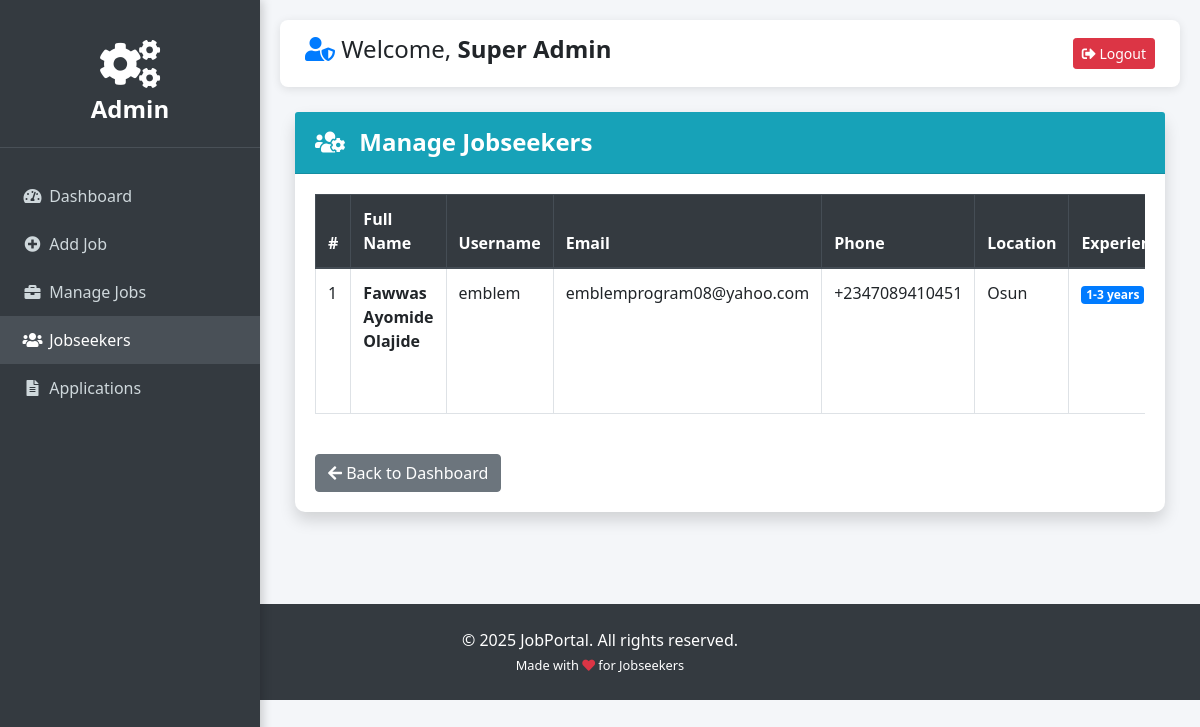
The page /admin/manage-users.php (signed in) on the database its author committed.
### tables this page shows
CREATE TABLE IF NOT EXISTS `users` (
  `id` int NOT NULL AUTO_INCREMENT,
  `fullname` varchar(100) DEFAULT NULL,
  `username` varchar(50) NOT NULL,
  `email` varchar(100) NOT NULL,
  `phone` varchar(20) DEFAULT NULL,
  `location` varchar(100) DEFAULT NULL,
  `experience` varchar(50) DEFAULT NULL,
  `education` varchar(100) DEFAULT NULL,
  `skills` text,
  `password` varchar(255) NOT NULL,
  `role` enum('user','admin') DEFAULT 'user',
  `created_at` timestamp NULL DEFAULT CURRENT_TIMESTAMP,
  PRIMARY KEY (`id`),
  UNIQUE KEY `username` (`username`),
  UNIQUE KEY `email` (`email`)
);

### admin/manage-users.php (the view, shortened to what this page needs)
<?php include '../includes/admin-navbar.php'; ?>
<div class="card shadow mb-4">
    <div class="card-header py-3 bg-info text-white">
        <h4 class="m-0 font-weight-bold">
            <i class="fas fa-users-cog mr-2"></i> Manage Jobseekers
        </h4>
    </div>
    <div class="card-body">
        <div class="table-responsive">
            <table class="table table-bordered table-hover" id="usersTable">
                <thead class="thead-dark">
                    <tr>
                        <th>#</th>
                        <th>Full Name</th>
                        <th>Username</th>
                        <th>Email</th>
                        <th>Phone</th>
                        <th>Location</th>
                        <th>Experience</th>
                    </tr>
                </thead>
                <tbody>
                    <?php
                    $result = $conn->query("SELECT * FROM users WHERE role = 'user' ORDER BY created_at DESC");
                    if ($result->num_rows > 0):
                        $count = 1;
                        while ($user = $result->fetch_assoc()):
                    ?>
                        <tr>
                            <td><?php echo $count++; ?></td>
                            <td>
                                <strong><?php echo htmlspecialchars($user['fullname'] ?: '—'); ?></strong>
                            </td>
                            <td><?php echo htmlspecialchars($user['username']); ?></td>
                            <td><?php echo htmlspecialchars($user['email']); ?></td>
                            <td><?php echo htmlspecialchars($user['phone'] ?: '—'); ?></td>
                            <td><?php echo htmlspecialchars($user['location'] ?: '—'); ?></td>
                            <td>
                                <span class="badge badge-primary">
                                    <?php echo htmlspecialchars($user['experience'] ?: 'Not specified'); ?>
                                </span>
                            </td>
                        </tr>
                    <?php
                        endwhile;
                    endif; ?>
                </tbody>
            </table>
        </div>
        <div class="mt-4">
            <a href="dashboard.php" class="btn btn-secondary">
                <i class="fas fa-arrow-left"></i> Back to Dashboard
            </a>
        </div>
    </div>
</div>
</div>
</div>
<?php include '../includes/footer.php'; ?>
</body>
</html>

### includes/admin-navbar.php (shortened to what this page needs)
<?php
include 'connect.php';
$admin_name = "Admin";
if (isset($_SESSION['user_id'])) {
    $stmt = $conn->prepare("SELECT fullname, username FROM users WHERE id = ? AND role = 'admin'");
    $stmt->bind_param("i", $_SESSION['user_id']);
    $stmt->execute();
    $result = $stmt->get_result();
    if ($row = $result->fetch_assoc()) {
        $admin_name = $row['fullname'] ?: $row['username'];
    }
}
?>
<!DOCTYPE html>
<html lang="en">
<head>
    <link rel="stylesheet" href="https://stackpath.bootstrapcdn.com/bootstrap/4.5.2/css/bootstrap.min.css">
    <link rel="stylesheet" href="https://cdnjs.cloudflare.com/ajax/libs/font-awesome/5.15.4/css/all.min.css">
    <link rel="stylesheet" href="../assets/css/style.css">
</head>
<body>
<div class="admin-sidebar">
    <div class="logo text-white">
        <i class="fas fa-cogs fa-2x"></i><br>Admin
    </div>
    <nav class="mt-4">
        <a href="dashboard.php" class="nav-link <?php echo basename($_SERVER['PHP_SELF']) == 'dashboard.php' ? 'active' : ''; ?>">
            <i class="fas fa-tachometer-alt"></i> <span class="nav-text">Dashboard</span>
        </a>
        <a href="add-job.php" class="nav-link <?php echo basename($_SERVER['PHP_SELF']) == 'add-job.php' ? 'active' : ''; ?>">
            <i class="fas fa-plus-circle"></i> <span class="nav-text">Add Job</span>
        </a>
        <a href="manage-jobs.php" class="nav-link <?php echo in_array(basename($_SERVER['PHP_SELF']), ['manage-jobs.php', 'edit-job.php', 'delete-job.php']) ? 'active' : ''; ?>">
            <i class="fas fa-briefcase"></i> <span class="nav-text">Manage Jobs</span>
        </a>
        <a href="manage-users.php" class="nav-link <?php echo basename($_SERVER['PHP_SELF']) == 'manage-users.php' ? 'active' : ''; ?>">
            <i class="fas fa-users"></i> <span class="nav-text">Jobseekers</span>
        </a>
        <a href="applications.php" class="nav-link <?php echo basename($_SERVER['PHP_SELF']) == 'applications.php' ? 'active' : ''; ?>">
            <i class="fas fa-file-alt"></i> <span class="nav-text">Applications</span>
        </a>
    </nav>
</div>
<div class="main-content">
    <div class="topbar">
        <h4><i class="fas fa-user-shield text-primary"></i> Welcome, <strong><?php echo htmlspecialchars($admin_name); ?></strong></h4>
        <a href="../logout.php" class="btn btn-danger btn-sm">
            <i class="fas fa-sign-out-alt"></i> Logout
        </a>
    </div>
    <div class="container-fluid">

### assets/css/style.css (style rules this page uses)
.card { border: none; border-radius: 10px; }

### includes/admin-navbar.php (style rules this page uses)
body { background: #f4f6f9; font-family: 'Segoe UI', sans-serif; }
.admin-sidebar { position: fixed; top: 0; left: 0; height: 100vh; width: 260px; background: #343a40; color: white; padding-top: 20px; box-shadow: 2px 0 10px rgba(0,0,0,0.2); z-index: 1000; }
.admin-sidebar .logo { text-align: center; padding: 20px 15px; font-size: 1.5rem; font-weight: bold; border-bottom: 1px solid #495057; }
.admin-sidebar .nav-link { color: #cfd8dc; padding: 12px 20px; border-radius: 0; transition: all 0.3s; }
.admin-sidebar .nav-link:hover, .admin-sidebar .nav-link.active { background: #495057; color: white; }
.admin-sidebar .nav-link i { width: 25px; text-align: center; }
.main-content { margin-left: 260px; padding: 20px; }
.topbar { background: white; padding: 15px 25px; box-shadow: 0 2px 10px rgba(0,0,0,0.1); border-radius: 8px; margin-bottom: 25px; display: flex; justify-content: space-between; align-items: center; }

### rows shown on the page
users: fullname "Super Admin"
users: fullname "Fawwas Ayomide Olajide", username "emblem", email "emblemprogram08@yahoo.com", phone "+2347089410451", location "Osun", experience "1-3 years"
